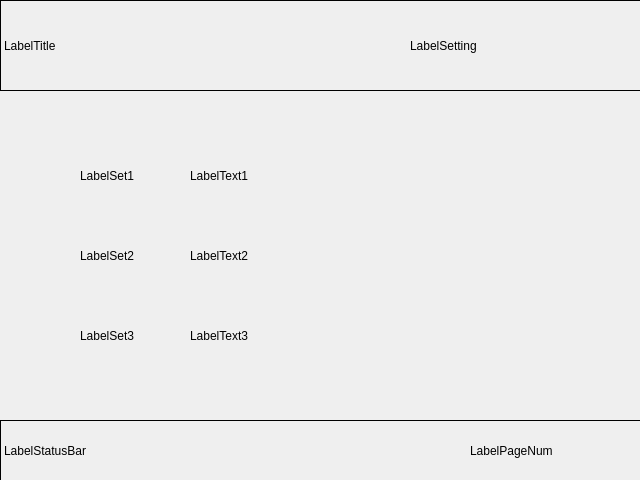
<?xml version="1.0" encoding="UTF-8"?>
<ui version="4.0">
 <class>DlgRecovery</class>
 <widget class="QDialog" name="DlgRecovery">
  <property name="geometry">
   <rect>
    <x>0</x>
    <y>0</y>
    <width>640</width>
    <height>480</height>
   </rect>
  </property>
  <property name="windowTitle">
   <string>Dialog</string>
  </property>
  <widget class="QLabel" name="LabelStatusBar">
   <property name="geometry">
    <rect>
     <x>0</x>
     <y>420</y>
     <width>641</width>
     <height>61</height>
    </rect>
   </property>
   <property name="frameShape">
    <enum>QFrame::Box</enum>
   </property>
   <property name="text">
    <string>LabelStatusBar</string>
   </property>
  </widget>
  <widget class="QLabel" name="LabelPageNum">
   <property name="geometry">
    <rect>
     <x>470</x>
     <y>430</y>
     <width>151</width>
     <height>41</height>
    </rect>
   </property>
   <property name="text">
    <string>LabelPageNum</string>
   </property>
  </widget>
  <widget class="QLabel" name="LabelSet2">
   <property name="geometry">
    <rect>
     <x>80</x>
     <y>220</y>
     <width>481</width>
     <height>71</height>
    </rect>
   </property>
   <property name="frameShape">
    <enum>QFrame::NoFrame</enum>
   </property>
   <property name="text">
    <string>LabelSet2</string>
   </property>
  </widget>
  <widget class="QLabel" name="LabelTitle">
   <property name="geometry">
    <rect>
     <x>0</x>
     <y>0</y>
     <width>641</width>
     <height>91</height>
    </rect>
   </property>
   <property name="frameShape">
    <enum>QFrame::Box</enum>
   </property>
   <property name="text">
    <string>LabelTitle</string>
   </property>
  </widget>
  <widget class="QLabel" name="LabelSetting">
   <property name="geometry">
    <rect>
     <x>410</x>
     <y>0</y>
     <width>231</width>
     <height>91</height>
    </rect>
   </property>
   <property name="text">
    <string>LabelSetting</string>
   </property>
  </widget>
  <widget class="QLabel" name="LabelSet3">
   <property name="geometry">
    <rect>
     <x>80</x>
     <y>300</y>
     <width>481</width>
     <height>71</height>
    </rect>
   </property>
   <property name="frameShape">
    <enum>QFrame::NoFrame</enum>
   </property>
   <property name="text">
    <string>LabelSet3</string>
   </property>
  </widget>
  <widget class="QLabel" name="LabelSet1">
   <property name="geometry">
    <rect>
     <x>80</x>
     <y>140</y>
     <width>481</width>
     <height>71</height>
    </rect>
   </property>
   <property name="frameShape">
    <enum>QFrame::NoFrame</enum>
   </property>
   <property name="text">
    <string>LabelSet1</string>
   </property>
  </widget>
  <widget class="QLabel" name="LabelText1">
   <property name="geometry">
    <rect>
     <x>190</x>
     <y>140</y>
     <width>371</width>
     <height>71</height>
    </rect>
   </property>
   <property name="text">
    <string>LabelText1</string>
   </property>
  </widget>
  <widget class="QLabel" name="LabelText3">
   <property name="geometry">
    <rect>
     <x>190</x>
     <y>300</y>
     <width>371</width>
     <height>71</height>
    </rect>
   </property>
   <property name="text">
    <string>LabelText3</string>
   </property>
  </widget>
  <widget class="QLabel" name="LabelText2">
   <property name="geometry">
    <rect>
     <x>190</x>
     <y>220</y>
     <width>371</width>
     <height>71</height>
    </rect>
   </property>
   <property name="text">
    <string>LabelText2</string>
   </property>
  </widget>
 </widget>
 <resources/>
 <connections/>
</ui>
